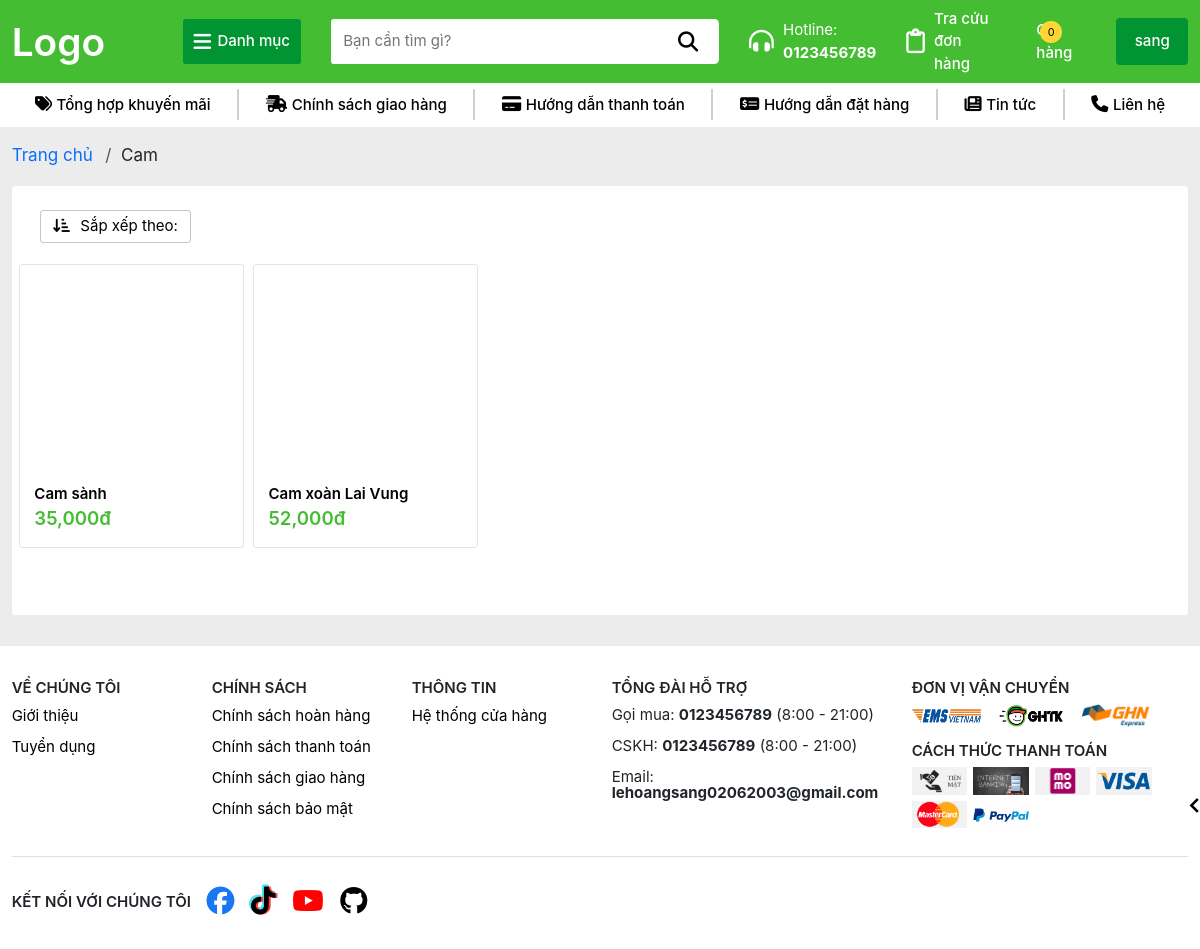
Page /loai/LOAI001 (signed in) on the committed database.
### TraiCay/models.py (models this page shows, shortened)
class Loai(models.Model):
    MaLoai = models.CharField(max_length=10, primary_key=True)
    TenLoai = models.CharField(max_length=100, unique=True)

class SanPham(models.Model):
    MaSP = models.CharField(max_length=10, primary_key=True)
    MaLoai = models.ForeignKey(Loai, on_delete=models.SET_NULL, null=True)
    TenSP = models.CharField(max_length=100, unique=True)
    DonGia = models.DecimalField(max_digits=10, decimal_places=2)
    MoTa = models.TextField()
    def HinhAnh(self):
        hinhanhsp = self.hinhanhsp_set.first()
        return hinhanhsp.HinhAnh if hinhanhsp else None
    def TonKho(self):
        return sum([chitiet.SoLuongTon for chitiet in self.chitietkho_set.all()])

### TraiCay/views.py (the view)
# urls.py: path('loai/<str:id>', views.loc_theo_loai, name='LocTheoLoai'),
def loc_theo_loai(request, id):
    loai = None
    if id == 'all':
        sanpham = SanPham.objects.all()
    else:
        loai = get_object_or_404(Loai, pk=id)
        sanpham = SanPham.objects.filter(MaLoai = loai)
    limit = 20
    page = request.GET.get('page', 1)
    sanpham_paginator = Paginator(sanpham, limit)
    try:
        sanpham_page = sanpham_paginator.get_page(page)
    except PageNotAnInteger:
        sanpham_page = sanpham_paginator.get_page(1)
    except EmtyPage:
        sanpham_page = sanpham_paginator.get_page(sanpham_paginator.num_pages)
    current_page = sanpham_page.number
    num_pages = sanpham_paginator.num_pages
    page_range = sanpham_paginator.page_range
    previous_page = current_page - 1
    next_page = current_page + 1
    start_page = current_page - 1 if current_page > 1 else 1
    end_page = current_page + 1 if current_page < num_pages else num_pages
    context = {
        'Fruits': sanpham_page,
        'current_page': current_page,
        'num_pages': num_pages,
        'page_range': page_range,
        'previous_page': previous_page,
        'next_page': next_page,
        'start_page': start_page,
        'end_page': end_page,
        'Loai': loai
    }
    return render(request, 'loai.html', context)

### TraiCay/templates/loai.html (shortened to what this page needs)
{% extends 'layout/base.html' %}
{% block content %}
    {% load humanize %}
    {% load static %}
    <section class="breadcrumb">
        <ul class="breadcrumb-list d-flex">
            <li class="breadcrumb-item">
                <a href="/">
                    Trang chủ
                </a>
            </li>
            <li class="breadcrumb-item">
                {% if Loai %}
                    {{Loai.TenLoai}}
                {% else %}
                    <span>Tất cả sản phẩm</span>
                {% endif %}
            </li>
        </ul>
    </section>
    <section class="filter-products">
        <div class="filter-box d-flex justify-content-between mt-2 mb-3 gap-2">
            <div class="filter-button-list d-flex flex-wrap gap-2 align-items-center">
                <div class="sort-dropdown-box d-flex align-items-center justify-content-end">
                    <div class="sort-dropdown">
                        <button class="sort-dropdown-btn">
                            <i class="fa-solid fa-arrow-down-short-wide"></i>
                            Sắp xếp theo:
                        </button>
                    </div>
                </div>
            </div>
        </div>
        {% if not Fruits %}
            <div class="filter-error mt-3 mb-5 px-3 d-flex flex-column align-items-center justify-content-center">
                <p class="text-center">
                    Có thể các sản phẩm này chưa được cập nhật hoặc đã hết hàng, vui lòng chọn danh mục sản phẩm khác
                </p>
                <button class="to-home-page-btn" onclick="window.location.href='/'">
                    QUAY LẠI TRANG CHỦ
                </button>
            </div>
        {% else %}
            <div class="filter-item-list">
                {% for fruit in Fruits %}
                    <div class="filter-item">
                        <div class="product-box">
                            <a href="/sanpham/{{fruit.MaSP}}" class="product-link">
                                <div class="product-image lazy-loading">
                                </div>
                            </a>
                            <a href="/sanpham/{{fruit.MaSP}}" class="product-link">
                                <div class="product-name">
                                    {{fruit.TenSP}}
                                </div>
                            </a>
                            <div class="product-price d-flex align-items-center">
                                <span>{{ fruit.DonGia|floatformat:"0"|intcomma }}đ</span>
                            </div>
                        </div>
                    </div>
                {% endfor %}
            </div>
        {% endif %}
    </section>
{% endblock %}

### TraiCay/templates/layout/base.html (shortened to what this page needs)
<!DOCTYPE html>
<html lang="en">
<head>
    {% load static %}
    <link rel="stylesheet" href="https://cdnjs.cloudflare.com/ajax/libs/font-awesome/6.4.2/css/all.min.css"
 />
    <link href='https://unpkg.com/boxicons@2.1.4/css/boxicons.min.css' rel='stylesheet'>
    <link href="https://cdn.jsdelivr.net/npm/bootstrap@5.3.1/dist/css/bootstrap.min.css" rel="stylesheet"
>
    <link rel="stylesheet" type="text/css" href="https://cdn.jsdelivr.net/npm/slick-carousel@1.8.1/slick/slick.css" />
    <link rel="stylesheet" type="text/css" href="{% static 'css/home.css' %}" />
    <link rel="stylesheet" type="text/css" href="{% static 'css/style.css' %}" />
    <link rel="stylesheet" type="text/css" href="{% static 'css/collections.css' %}" />
    <link rel="stylesheet" type="text/css" href="{% static 'css/product.css' %}" />
    <link rel="stylesheet" type="text/css" href="{% static 'css/account.css' %}" />
    <link rel="stylesheet" type="text/css" href="{% static 'css/cart.css' %}" />
</head>
<body>
    <header>
        <div class="container-xxl">
            <div id="header">
                <div class="header-box">
                    <a href="\" class="logo">
                        <span>Logo</span>
                    </a>
                </div>
                <div class="categories-btn">
                    <i class="fa-solid fa-bars"></i>
                    <span>Danh mục</span>
                </div>
                <div class="search d-flex align-items-center">
                    <form action="/timkiem" method="GET" class="search-form">
                        <input type="text" id="search" name="q" class="search-box" placeholder="Bạn cần tìm gì?" required autocomplete="off" />
                        <button type="submit" class="search-btn"><i class="fa-solid fa-magnifying-glass"></i></button>
                    </form>
                </div>
                <div class="header-hotline">
                    <i class="fa-solid fa-headphones-simple header-icon"></i>
                    <span>
                        Hotline: <br />
                        <b>0123456789</b>
                    </span>
                </div>
                <div class="order-check">
                    <a href="/taikhoan#orders">
                        <i class="fa-regular fa-clipboard header-icon"></i>
                        <span>Tra cứu đơn hàng</span>
                    </a>
                </div>
                <div class="header-btn">
                    <div class="cart-btn">
                        <a href="/giohang">
                            <div class="cart-count-holder">
                                <div class="cart-count">0</div>
                            </div>
                            <span>Giỏ <br>hàng</span>
                        </a>
                    </div>
                </div>
                <div class="login-btn-box position-relative">
                    <div class="login-btn">
                        {% if user.is_authenticated %}
                            <a href="/taikhoan" class="logged-link">
                                <span>{{user.username}}</span>
                            </a>
                        {% endif %}
                    </div>
                </div>
            </div>
        </div>
    </header>
    <nav>
        <div class="container-xxl">
            <div class="navigation">
                <a href="javascript:void(0)" class="nav-item">
                    <i class="fa-solid fa-tags nav-icon"></i>
                    <span>Tổng hợp khuyến mãi</span>
                </a>
                <div class="nav-break"></div>
                <a href="javascript:void(0)" class="nav-item">
                    <i class="fa-solid fa-truck-fast nav-icon"></i>
                    <span>Chính sách giao hàng</span>
                </a>
                <div class="nav-break"></div>
                <a href="javascript:void(0)" class="nav-item">
                    <i class="fa-solid fa-credit-card nav-icon"></i>
                    <span>Hướng dẫn thanh toán</span>
                </a>
                <div class="nav-break"></div>
                <a href="javascript:void(0)" class="nav-item">
                    <i class="fa-solid fa-money-check-dollar nav-icon"></i>
                    <span>Hướng dẫn đặt hàng</span>
                </a>
                <div class="nav-break"></div>
                <a href="javascript:void(0)" class="nav-item">
                    <i class="fa-solid fa-newspaper nav-icon"></i>
                    <span>Tin tức</span>
                </a>
                <div class="nav-break"></div>
                <a href="/about" class="nav-item">
                    <i class="fa-solid fa-phone nav-icon"></i>
                    <span>Liên hệ</span>
                </a>
            </div>
        </div>
    </nav>
    <main>
        <div class="container-xxl">
            {% block content %}
            {% endblock %}
        </div>
    </main>
    <footer>
        <div class="container-xxl">
            <div class="row">
                <div class="col-sm-12 col-md-6 col-lg-2">
                    <div class="footer-col">
                        <div class="footer-title d-flex justify-content-between">
                            VỀ CHÚNG TÔI
                        </div>
                        <div class="footer-content">
                            <a href="/about">Giới thiệu</a>
                            <a href="javascript:void(0)">Tuyển dụng</a>
                        </div>
                    </div>
                </div>
                <div class="col-sm-12 col-md-6 col-lg-2">
                    <div class="footer-col">
                        <div class="footer-title d-flex justify-content-between">
                            CHÍNH SÁCH
                        </div>
                        <div class="footer-content">
                            <a href="javascript:void(0)">Chính sách hoàn hàng</a>
                            <a href="javascript:void(0)">Chính sách thanh toán</a>
                            <a href="javascript:void(0)">Chính sách giao hàng</a>
                            <a href="javascript:void(0)">Chính sách bảo mật</a>
                        </div>
                    </div>
                </div>
                <div class="col-sm-12 col-md-6 col-lg-2">
                    <div class="footer-col">
                        <div class="footer-title d-flex justify-content-between">
                            THÔNG TIN
                        </div>
                        <div class="footer-content">
                            <a href="javascript:void(0)">Hệ thống cửa hàng</a>
                        </div>
                    </div>
                </div>
                <div class="col-sm-12 col-md-6 col-lg-3">
                    <div class="footer-col">
                        <div class="footer-title d-flex justify-content-between">
                            TỔNG ĐÀI HỖ TRỢ
                        </div>
                        <div class="footer-content">
                            <div class="footer-list-info">
                                <p>
                                    <span>Gọi mua:</span>
                                    <span>0123456789</span>
                                    <span>(8:00 - 21:00)</span>
                                </p>
                                <p>
                                    <span>CSKH:</span>
                                    <span>0123456789</span>
                                    <span>(8:00 - 21:00)</span>
                                </p>
                                <p>
                                    <span>Email:</span>
                                    <span>lehoangsang02062003@gmail.com</span>
                                </p>
                            </div>
                        </div>
                    </div>
                </div>
                <div class="col-sm-12 col-md-6 col-lg-3">
                    <div class="footer-col">
                        <div class="footer-col">
                            <div class="footer-title d-flex justify-content-between">
                                ĐƠN VỊ VẬN CHUYỂN
                            </div>
                            <div class="footer-content">
                                <div class="footer-delivery d-flex flex-wrap">
                                    <img src="{% static 'images/delivery/emsvn-logo.png' %}" alt="EMS VN" class="delivery-logo">
                                    <img src="{% static 'images/delivery/ghtk-logo.png' %}" alt="GHTK" class="delivery-logo">
                                    <img src="{% static 'images/delivery/ghn-logo.png' %}" alt="GHN" class="delivery-logo">
                                </div>
                            </div>
                        </div>
                    </div>
                    <div class="footer-col">
                        <div class="footer-col">
                            <div class="footer-title d-flex justify-content-between">
                                CÁCH THỨC THANH TOÁN
                            </div>
                            <div class="footer-content">
                                <div class="footer-paylist d-flex flex-wrap">
                                    <img src="{% static 'images/payment/cash-payment.png' %}" alt="" class="payment-item">
                                    <img src="{% static 'images/payment/internet-banking.jpg' %}" alt="..." class="payment-item">
                                    <img src="{% static 'images/payment/momo.png' %}" alt="" class="payment-item">
                                    <img src="{% static 'images/payment/visa.png' %}" alt="" class="payment-item">
                                    <img src="{% static 'images/payment/mastercard.png' %}" alt="" class="payment-item">
                                    <img src="{% static 'images/payment/paypal.jpg' %}" alt="" class="payment-item" />
                                </div>
                            </div>
                        </div>
                    </div>
                </div>
            </div>
            <div class="footer-break"></div>
            <div class="footer-bottom d-flex align-items-center">
                <div class="footer-title">
                    KẾT NỐI VỚI CHÚNG TÔI
                </div>
                <div class="social-list">
                    <a href="javascript:void(0)" class="social-link">
                        <i class="fa-brands fa-facebook social-icon"></i>
                    </a>
                    <a href="javascript:void(0)" class="social-link">
                        <i class="fa-brands fa-tiktok social-icon"></i>
                    </a>
                    <a href="javascript:void(0)" class="social-link">
                        <i class="fa-brands fa-youtube social-icon"></i>
                    </a>
                    <a href="javascript:void(0)" class="social-link">
                        <i class="fa-brands fa-github social-icon"></i>
                    </a>
                </div>
            </div>
        </div>
    </footer>
    <section class="change-theme position-fixed">
        <div class="change-theme-wrapper position-relative">
            <i class='bx bx-chevron-left toogle-theme-btn position-absolute'></i>
        </div>
    </section>
</body>
</html>

### rows in the picture
Loai: TenLoai "Cam"
SanPham: TenSP "Cam sành", DonGia "35,000"
SanPham: TenSP "Cam xoàn Lai Vung", DonGia "52,000"

### other values in the picture
{{ user.username }} "sang"
